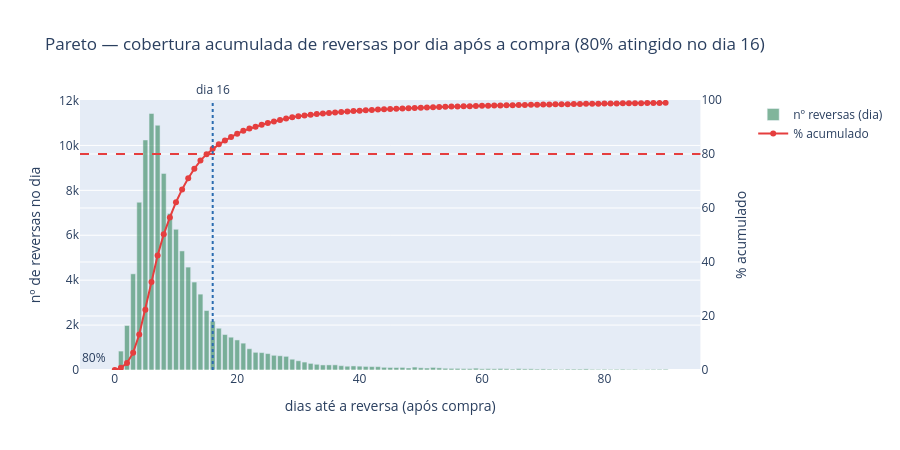

Notebook source saved alongside this figure:
### Markdown cell above
## 8.1 Pareto — dias até a reversa (compra) vs. % acumulado coberto

A partir de quantos dias após a compra já cobrimos 80% das reversas?

### Code cell
MAX_DIAS_PARETO_COMPRA = 90  # janela de leitura do pareto (dias)

dias_int_c = dfc["dias_compra_ate_reversa"].clip(lower=0).apply(np.floor).astype(int)
contagem_dia_c = dias_int_c.value_counts().sort_index()
contagem_dia_c = contagem_dia_c.reindex(range(0, contagem_dia_c.index.max() + 1), fill_value=0)

pareto_compra = contagem_dia_c.reset_index()
pareto_compra.columns = ["dia", "n_reversas"]
pareto_compra["pct_acumulado"] = pareto_compra["n_reversas"].cumsum() / pareto_compra["n_reversas"].sum() * 100

# dia em que se atinge >=80% (e outros marcos úteis)
marcos_pareto_compra = {}
for alvo in [50, 80, 90, 95]:
    linha = pareto_compra[pareto_compra["pct_acumulado"] >= alvo].iloc[0]
    marcos_pareto_compra[alvo] = int(linha["dia"])
    print(f">= {alvo}% das reversas cobertas a partir de {int(linha['dia'])} dias após a compra")

dia_80_compra = marcos_pareto_compra[80]

pareto_compra_plot = pareto_compra[pareto_compra["dia"] <= MAX_DIAS_PARETO_COMPRA].copy()

fig = make_subplots(specs=[[{"secondary_y": True}]])
fig.add_trace(go.Bar(x=pareto_compra_plot["dia"], y=pareto_compra_plot["n_reversas"], name="nº reversas (dia)",
                      marker_color="#2f855a", opacity=0.6), secondary_y=False)
fig.add_trace(go.Scatter(x=pareto_compra_plot["dia"], y=pareto_compra_plot["pct_acumulado"], name="% acumulado",
                          mode="lines+markers", line=dict(color="#e53e3e")), secondary_y=True)
fig.add_hline(y=80, line_dash="dash", line_color="#e53e3e", secondary_y=True,
              annotation_text="80%", annotation_position="top left")
fig.add_vline(x=dia_80_compra, line_dash="dot", line_color="#2b6cb0",
              annotation_text=f"dia {dia_80_compra}", annotation_position="top")
fig.update_yaxes(title_text="nº de reversas no dia", secondary_y=False)
fig.update_yaxes(title_text="% acumulado", range=[0, 100], secondary_y=True)
fig.update_xaxes(title_text="dias até a reversa (após compra)")
fig.update_layout(title=f"Pareto — cobertura acumulada de reversas por dia após a compra (80% atingido no dia {dia_80_compra})",
                   height=450)
fig.show()

### Figure 1 — Plotly figure (JSON) as saved in the notebook; plotly's stock layout.template omitted (floating-point values rounded to 4 significant figures)
{"data": [{"marker": {"color": "#2f855a"}, "name": "nº reversas (dia)", "opacity": 0.6, "type": "bar", "x": [0, 1, 2, 3, 4, 5, 6, 7, 8, 9, 10, 11, 12, 13, 14, 15, 16, 17, 18, 19, 20, 21, 22, 23, 24, 25, 26, 27, 28, 29, 30, 31, 32, 33, 34, 35, 36, 37, 38, 39, 40, 41, 42, 43, 44, 45, 46, 47, 48, 49, 50, 51, 52, 53, 54, 55, 56, 57, 58, 59, 60, 61, 62, 63, 64, 65, 66, 67, 68, 69, 70, 71, 72, 73, 74, 75, 76, 77, 78, 79, 80, 81, 82, 83, 84, 85, 86, 87, 88, 89, 90], "xaxis": "x", "y": [41, 842, 1983, 4282, 7471, 10243, 11422, 10900, 8755, 6973, 6265, 5302, 4582, 3916, 3378, 2647, 2178, 1860, 1579, 1460, 1338, 1195, 946, 787, 774, 730, 654, 633, 608, 480, 411, 353, 294, 254, 225, 227, 229, 192, 168, 181, 170, 159, 151, 148, 119, 112, 110, 115, 90, 130, 99, 87, 115, 95, 76, 71, 71, 60, 60, 81, 52, 59, 53, 66, 57, 42, 64, 50, 52, 42, 48, 40, 37, 31, 42, 41, 40, 49, 32, 30, 36, 30, 34, 38, 27, 33, 19, 29, 31, 32, 35], "yaxis": "y"}, {"line": {"color": "#e53e3e"}, "mode": "lines+markers", "name": "% acumulado", "type": "scatter", "x": [0, 1, 2, 3, 4, 5, 6, 7, 8, 9, 10, 11, 12, 13, 14, 15, 16, 17, 18, 19, 20, 21, 22, 23, 24, 25, 26, 27, 28, 29, 30, 31, 32, 33, 34, 35, 36, 37, 38, 39, 40, 41, 42, 43, 44, 45, 46, 47, 48, 49, 50, 51, 52, 53, 54, 55, 56, 57, 58, 59, 60, 61, 62, 63, 64, 65, 66, 67, 68, 69, 70, 71, 72, 73, 74, 75, 76, 77, 78, 79, 80, 81, 82, 83, 84, 85, 86, 87, 88, 89, 90], "xaxis": "x", "y": [0.03683, 0.7931, 2.574, 6.42, 13.13, 22.33, 32.59, 42.38, 50.24, 56.51, 62.14, 66.9, 71.01, 74.53, 77.56, 79.94, 81.9, 83.57, 84.99, 86.3, 87.5, 88.57, 89.42, 90.13, 90.83, 91.48, 92.07, 92.64, 93.18, 93.61, 93.98, 94.3, 94.56, 94.79, 95.0, 95.2, 95.4, 95.58, 95.73, 95.89, 96.04, 96.19, 96.32, 96.45, 96.56, 96.66, 96.76, 96.86, 96.95, 97.06, 97.15, 97.23, 97.33, 97.42, 97.49, 97.55, 97.61, 97.67, 97.72, 97.79, 97.84, 97.89, 97.94, 98.0, 98.05, 98.09, 98.15, 98.19, 98.24, 98.28, 98.32, 98.36, 98.39, 98.42, 98.45, 98.49, 98.53, 98.57, 98.6, 98.63, 98.66, 98.69, 98.72, 98.75, 98.77, 98.8, 98.82, 98.85, 98.88, 98.9, 98.94], "yaxis": "y2"}], "layout": {"annotations": [{"showarrow": false, "text": "80%", "x": 0, "xanchor": "left", "xref": "x domain", "y": 80, "yanchor": "bottom", "yref": "y"}, {"showarrow": false, "text": "dia 16", "x": 16, "xanchor": "center", "xref": "x", "y": 1, "yanchor": "bottom", "yref": "y domain"}], "height": 450, "shapes": [{"line": {"color": "#e53e3e", "dash": "dash"}, "type": "line", "x0": 0, "x1": 1, "xref": "x domain", "y0": 80, "y1": 80, "yref": "y2"}, {"line": {"color": "#2b6cb0", "dash": "dot"}, "type": "line", "x0": 16, "x1": 16, "xref": "x", "y0": 0, "y1": 1, "yref": "y domain"}], "title": {"text": "Pareto — cobertura acumulada de reversas por dia após a compra (80% atingido no dia 16)"}, "xaxis": {"anchor": "y", "domain": [0.0, 0.94], "title": {"text": "dias até a reversa (após compra)"}}, "yaxis": {"anchor": "x", "domain": [0.0, 1.0], "title": {"text": "nº de reversas no dia"}}, "yaxis2": {"anchor": "x", "overlaying": "y", "range": [0, 100], "side": "right", "title": {"text": "% acumulado"}}}}
